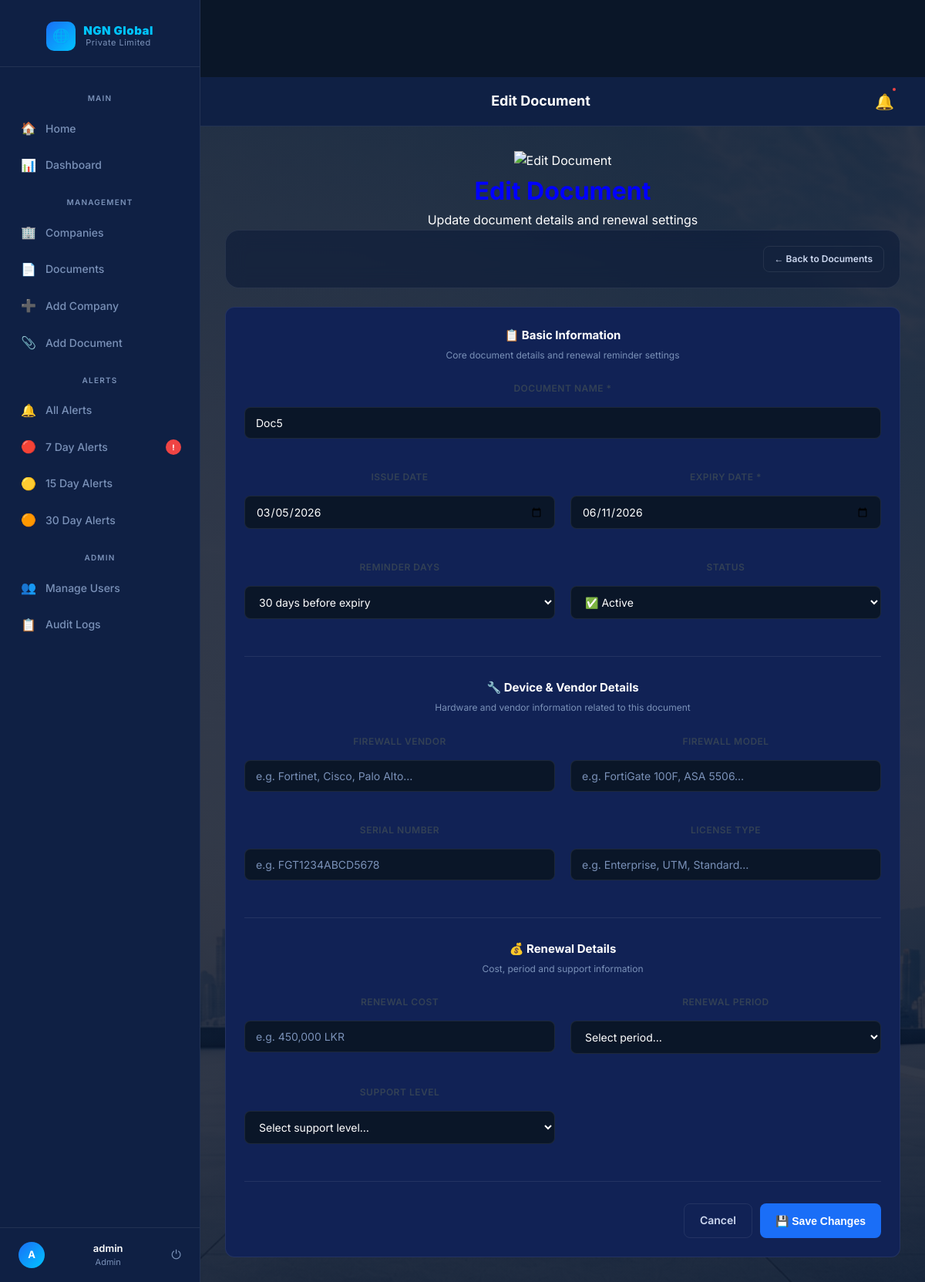
/edit-document/5 (signed in), run on the app's committed database.
### tables this page shows
CREATE TABLE documents (
    id INTEGER PRIMARY KEY AUTOINCREMENT,
    company_id INTEGER,
    document_name TEXT,
    issue_date TEXT,
    expiry_date TEXT,
    reminder_days INTEGER, firewall_vendor TEXT, firewall_model TEXT, serial_number TEXT, license_type TEXT, renewal_cost TEXT, renewal_period TEXT, support_level TEXT, status TEXT DEFAULT Active,
    FOREIGN KEY(company_id) REFERENCES companies(id)
);

### app.py (the view, shortened to what this page needs)
@app.route('/edit-document/<int:id>', methods=['GET', 'POST'])
def edit_document(id):
    if not admin_required():
        return "Access Denied"
    conn = sqlite3.connect('company.db')
    conn.row_factory = sqlite3.Row
    document = conn.execute(
        "SELECT * FROM documents WHERE id=?", (id,)
    ).fetchone()
    conn.close()
    return render_template('edit_document.html', document=document)

### app.py (called while the page is built)
def admin_required():
    if session.get('role') != 'admin':
        return False
    return True

### templates/edit_document.html (shortened to what this page needs)
{% extends 'base.html' %}
{% block topbar_title %}Edit Document{% endblock %}
{% block content %}
<div class="page-banner">
  <img src="{{ url_for('static', filename='images/hero.png') }}" alt="Edit Document"/>
  <div class="page-banner-overlay">
    <h1>Edit Document</h1>
    <p>Update document details and renewal settings</p>
  </div>
</div>
<div class="page-header">
  <a href="/documents" class="btn btn-outline btn-sm">← Back to Documents</a>
</div>
<div class="card" style="max-width:900px">
  <form method="POST">
    <div style="margin-bottom:24px">
      <div class="card-title">📋 Basic Information</div>
      <div class="card-sub">Core document details and renewal reminder settings</div>
    </div>
    <div class="form-grid">
      <div class="form-group form-full">
        <label class="form-label">Document Name *</label>
        <input type="text" name="document_name" class="form-control" value="{{ document.document_name }}" required/>
      </div>
      <div class="form-group">
        <label class="form-label">Issue Date</label>
        <input type="date" name="issue_date" class="form-control" value="{{ document.issue_date }}"/>
      </div>
      <div class="form-group">
        <label class="form-label">Expiry Date *</label>
        <input type="date" name="expiry_date" class="form-control" value="{{ document.expiry_date }}" required/>
      </div>
      <div class="form-group">
        <label class="form-label">Reminder Days</label>
        <select name="reminder_days" class="form-control">
          <option value="30" {% if document.reminder_days == 30 %}selected{% endif %}>30 days before expiry</option>
        </select>
      </div>
      <div class="form-group">
        <label class="form-label">Status</label>
        <select name="status" class="form-control">
          <option value="Active"   {% if document.status == 'Active'   %}selected{% endif %}>✅ Active</option>
        </select>
      </div>
    </div>
    <hr class="section-divider"/>
    <div style="margin-bottom:24px">
      <div class="card-title">🔧 Device & Vendor Details</div>
      <div class="card-sub">Hardware and vendor information related to this document</div>
    </div>
    <div class="form-grid">
      <div class="form-group">
        <label class="form-label">Firewall Vendor</label>
        <input type="text" name="firewall_vendor" class="form-control" value="{{ document.firewall_vendor or '' }}" placeholder="e.g. Fortinet, Cisco, Palo Alto…"/>
      </div>
      <div class="form-group">
        <label class="form-label">Firewall Model</label>
        <input type="text" name="firewall_model" class="form-control" value="{{ document.firewall_model or '' }}" placeholder="e.g. FortiGate 100F, ASA 5506…"/>
      </div>
      <div class="form-group">
        <label class="form-label">Serial Number</label>
        <input type="text" name="serial_number" class="form-control" value="{{ document.serial_number or '' }}" placeholder="e.g. FGT1234ABCD5678"/>
      </div>
      <div class="form-group">
        <label class="form-label">License Type</label>
        <input type="text" name="license_type" class="form-control" value="{{ document.license_type or '' }}" placeholder="e.g. Enterprise, UTM, Standard…"/>
      </div>
    </div>
    <hr class="section-divider"/>
    <div style="margin-bottom:24px">
      <div class="card-title">💰 Renewal Details</div>
      <div class="card-sub">Cost, period and support information</div>
    </div>
    <div class="form-grid">
      <div class="form-group">
        <label class="form-label">Renewal Cost</label>
        <input type="text" name="renewal_cost" class="form-control" value="{{ document.renewal_cost or '' }}" placeholder="e.g. 450,000 LKR"/>
      </div>
      <div class="form-group">
        <label class="form-label">Renewal Period</label>
        <select name="renewal_period" class="form-control">
          <option value="">Select period…</option>
        </select>
      </div>
      <div class="form-group">
        <label class="form-label">Support Level</label>
        <select name="support_level" class="form-control">
          <option value="">Select support level…</option>
        </select>
      </div>
    </div>
    <hr class="section-divider"/>
    <div style="display:flex;gap:10px;justify-content:flex-end">
      <a href="/documents" class="btn btn-outline">Cancel</a>
      <button type="submit" class="btn btn-primary">💾 Save Changes</button>
    </div>
  </form>
</div>
{% endblock %}

### static/css/style.css (style rules this page uses)
body { font-family: 'Inter', sans-serif; background:#f4f7fc; }
body { font-family: Arial; text-align:center; margin-top:100px; }
h1 { color:blue; }
* { box-sizing: border-box; margin: 0; padding: 0; }
body { font-family: 'Inter', sans-serif; background: #f5f7fa; }
.page-header { display:flex; justify-content:space-between; align-items:center; margin-bottom:25px; }
.card { border-radius: 15px; }
.card { border-radius: 20px; overflow: hidden; }
.form-control, .form-select { border-radius: 10px; }
.btn-primary { border-radius: 10px; }
.page-header { margin-bottom: 25px; }
.form-group { margin-bottom: 20px; }
.form-group label { display: block; font-weight: 600; margin-bottom: 8px; color: #334155; }
.form-control { width: 100%; padding: 14px; border: 1px solid #dbeafe; border-radius: 12px; font-size: 15px; }
.page-header { background:rgba(10,25,55,0.55); backdrop-filter:blur(12px); border-radius:18px; padding:20px; border:1px solid rgba(255,255,255,0.08); }

### templates/base.html (style rules this page uses)
*, *::before, *::after { box-sizing: border-box; margin: 0; padding: 0; }
:root { --navy: #0a1628; --navy-mid: #0f2044; --navy-card: #112255; --navy-light:#1a3066; --blue: #1a6ef7; --blue-light:#3d8ef8; --blue-glow: rgba(26,110,247,0.18); --cyan: #00c4ff; --white: #ffffff; --text: #cdd8f0; --muted: #7a91b8; --border: rgba(255,255,255,0.08); --red: #ef4444; --yellow: #f59e0b; --green: #10b981; --radius: 12px; --radius-sm: 8px; --shadow: 0 4px 24px rgba(0,0,0,0.4); }
html, body { height: 100%; font-family: 'Inter', sans-serif; background: var(--navy); color: var(--white); line-height: 1.6; }
a { color: inherit; text-decoration: none; }
.page-header { background:rgba(10,25,55,0.55); backdrop-filter:blur(12px); border-radius:18px; padding:20px; border:1px solid rgba(255,255,255,.08); }
.card { background: var(--navy-card); border: 1px solid var(--border); border-radius: var(--radius); padding: 24px; }
.card-title { font-size: 15px; font-weight: 700; color: var(--white); margin-bottom: 4px; }
.card-sub { font-size: 12px; color: var(--muted); }
.btn { display: inline-flex; align-items: center; gap: 8px; padding: 10px 20px; font-size: 14px; font-weight: 600; border-radius: var(--radius-sm); border: none; cursor: pointer; transition: all 0.2s; white-space: nowrap; }
.btn-primary { background: var(--blue); color: #fff; }
.btn-outline { background: transparent; border: 1px solid var(--border); color: var(--text); }
.btn-sm { padding: 6px 14px; font-size: 12px; }
.form-grid { display: grid; grid-template-columns: 1fr 1fr; gap: 20px; }
.form-full { grid-column: 1 / -1; }
.form-group { display: flex; flex-direction: column; gap: 7px; }
.form-label { font-size: 12px; font-weight: 600; color: var(--muted); letter-spacing: 0.5px; text-transform: uppercase; }
.form-control { background: var(--navy); border: 1px solid var(--border); border-radius: var(--radius-sm); padding: 11px 14px; color: var(--white); font-size: 14px; font-family: 'Inter', sans-serif; transition: border-color 0.2s; width: 100%; }
.form-control::placeholder { color: var(--muted); }
select.form-control option { background: var(--navy-mid); }
.page-header { display: flex; align-items: center; justify-content: space-between; margin-bottom: 24px; }
.section-divider { border: none; border-top: 1px solid var(--border); margin: 28px 0; }

### data on the page
documents: document_name "Doc5", issue_date "03/05/2026", expiry_date "06/11/2026", reminder_days "30 days before expiry", status "✅ Active"

### other printed values
{{ session.get('username', 'U')[0]|upper }} "A"
{{ session.get('username', 'User') }} "admin"
{{ session.get('role', 'staff') }} "Admin"
